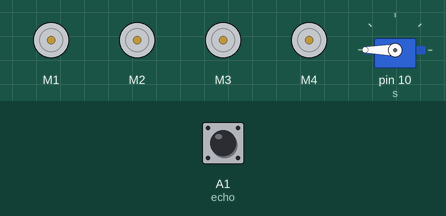
Simulated run of this sketch. Board: Arduino Uno, built with avr-gcc and run on an emulated ATmega328P. Shown: 4 × DC motor (green arrow = forward, orange = backward, longer = faster), servo. The inputs (shaded band) are chosen by the test bench; at power-on: A1 (echo) LOW.

Above: at 4.2 s.
4.3 s: A1 (echo) pulsed HIGH 5 times (0.12 s each, 0.3 s apart)
At 5.5 s:
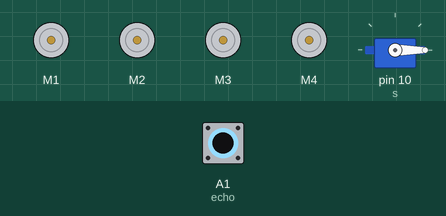
8.3 s: A1 (echo) pulsed HIGH 2 times (0.12 s each, 0.3 s apart)
At 9.3 s:
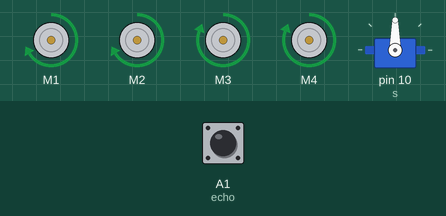
Timing chart, 0 to 17.3 s (numbered marks = the images above; inputs shaded):
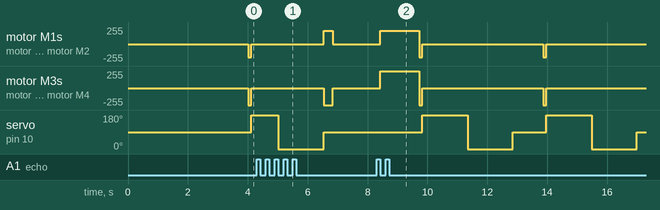

The sketch:

robot_obstracle_1own.ino
```cpp
// Code for obstacle avoiding robot with ultrasonic sensor:
#include<Servo.h>
#include<AFMotor.h>
int trig=A0;
int echo=A1;
long duration;
float distance;
int d;
int Ldis;
int Rdis;
int left;
int right;
Servo s;
AF_DCMotor m1(1);
AF_DCMotor m2(2);
AF_DCMotor m3(3);
AF_DCMotor m4(4);
void setup() {
pinMode(echo,INPUT);
pinMode(trig,OUTPUT);
m1.setSpeed(200);
m2.setSpeed(200);
m3.setSpeed(255);
m4.setSpeed(255);
s.attach(10);
 start();
}
void forward()
{
m1.run(FORWARD);
m2.run(FORWARD);
m3.run(FORWARD);
m4.run(FORWARD);
}
void backward()
{
m1.run(BACKWARD);
m2.run(BACKWARD);
m3.run(BACKWARD);
m4.run(BACKWARD);

}
void moveright()
{
m1.run(FORWARD);
m2.run(FORWARD);
m3.run(BACKWARD);
m4.run(BACKWARD);
}
void moveleft()
{
m1.run(BACKWARD);
m2.run(BACKWARD);
m3.run(FORWARD);
m4.run(FORWARD);
}


int seeright()
{
  s.write(0);
  delay(500);
  right=ultrasonic();
  return right;
}
int seeleft()
{
  s.write(180);
  delay(500);
  left=ultrasonic();
  return left;
}


void start()
{
  s.write(90);
  delay(3000);
}
void Stop()
{
m1.run(RELEASE);
m2.run(RELEASE);
m3.run(RELEASE);
m4.run(RELEASE);


}


int ultrasonic()
{
  digitalWrite(trig,LOW);
  delay(2);
  digitalWrite(trig,HIGH);
  delay(10);
  digitalWrite(trig,LOW);
  duration=pulseIn(echo,HIGH);
  distance=(duration/2)/29.1;
  return distance;
}


void loop()
{
  d = ultrasonic();
  if (d <= 30) {
    Stop();
    backward();
    delay(100);
    Stop();
    Ldis = seeleft();
    s.write(90);
    Rdis = seeright();
    s.write(90);
    if (Ldis < Rdis) {
      moveleft();
      delay(300);
      Stop();
      delay(500);
    }
     else if (Ldis > Rdis)
      {
      moveright();
      delay(300);
      Stop();
      delay(1000);
    }
  }
  else
  {
    forward();
  }
}
```
